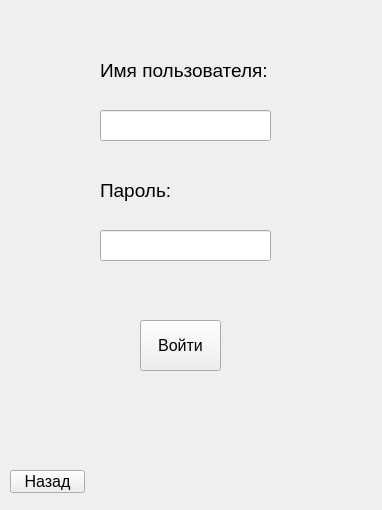
<?xml version="1.0" encoding="UTF-8"?>
<ui version="4.0">
 <class>Form</class>
 <widget class="QWidget" name="Form">
  <property name="geometry">
   <rect>
    <x>0</x>
    <y>0</y>
    <width>382</width>
    <height>510</height>
   </rect>
  </property>
  <property name="windowTitle">
   <string>Form</string>
  </property>
  <widget class="QPushButton" name="back_button">
   <property name="geometry">
    <rect>
     <x>10</x>
     <y>470</y>
     <width>75</width>
     <height>23</height>
    </rect>
   </property>
   <property name="font">
    <font>
     <pointsize>12</pointsize>
    </font>
   </property>
   <property name="text">
    <string>Назад</string>
   </property>
  </widget>
  <widget class="QLabel" name="label">
   <property name="geometry">
    <rect>
     <x>100</x>
     <y>50</y>
     <width>221</width>
     <height>41</height>
    </rect>
   </property>
   <property name="font">
    <font>
     <pointsize>14</pointsize>
    </font>
   </property>
   <property name="text">
    <string>Имя пользователя:</string>
   </property>
  </widget>
  <widget class="QLabel" name="label_2">
   <property name="geometry">
    <rect>
     <x>100</x>
     <y>170</y>
     <width>221</width>
     <height>41</height>
    </rect>
   </property>
   <property name="font">
    <font>
     <pointsize>14</pointsize>
    </font>
   </property>
   <property name="text">
    <string>Пароль:</string>
   </property>
  </widget>
  <widget class="QLineEdit" name="password">
   <property name="geometry">
    <rect>
     <x>100</x>
     <y>230</y>
     <width>171</width>
     <height>31</height>
    </rect>
   </property>
   <property name="font">
    <font>
     <pointsize>10</pointsize>
    </font>
   </property>
   <property name="text">
    <string/>
   </property>
  </widget>
  <widget class="QLineEdit" name="username">
   <property name="geometry">
    <rect>
     <x>100</x>
     <y>110</y>
     <width>171</width>
     <height>31</height>
    </rect>
   </property>
   <property name="font">
    <font>
     <pointsize>10</pointsize>
    </font>
   </property>
   <property name="text">
    <string/>
   </property>
  </widget>
  <widget class="QPushButton" name="login">
   <property name="geometry">
    <rect>
     <x>140</x>
     <y>320</y>
     <width>81</width>
     <height>51</height>
    </rect>
   </property>
   <property name="font">
    <font>
     <pointsize>12</pointsize>
    </font>
   </property>
   <property name="text">
    <string>Войти</string>
   </property>
  </widget>
  <widget class="QLabel" name="statusbar">
   <property name="geometry">
    <rect>
     <x>50</x>
     <y>390</y>
     <width>271</width>
     <height>61</height>
    </rect>
   </property>
   <property name="palette">
    <palette>
     <active>
      <colorrole role="WindowText">
       <brush brushstyle="SolidPattern">
        <color alpha="255">
         <red>255</red>
         <green>0</green>
         <blue>0</blue>
        </color>
       </brush>
      </colorrole>
     </active>
     <inactive>
      <colorrole role="WindowText">
       <brush brushstyle="SolidPattern">
        <color alpha="255">
         <red>255</red>
         <green>0</green>
         <blue>0</blue>
        </color>
       </brush>
      </colorrole>
     </inactive>
     <disabled>
      <colorrole role="WindowText">
       <brush brushstyle="SolidPattern">
        <color alpha="255">
         <red>120</red>
         <green>120</green>
         <blue>120</blue>
        </color>
       </brush>
      </colorrole>
     </disabled>
    </palette>
   </property>
   <property name="text">
    <string/>
   </property>
   <property name="alignment">
    <set>Qt::AlignCenter</set>
   </property>
   <property name="wordWrap">
    <bool>true</bool>
   </property>
  </widget>
 </widget>
 <resources/>
 <connections/>
</ui>
